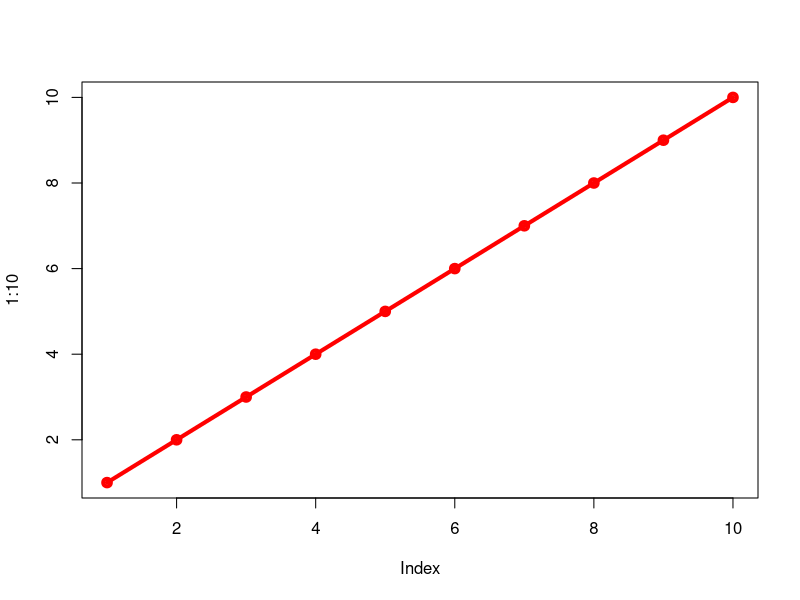
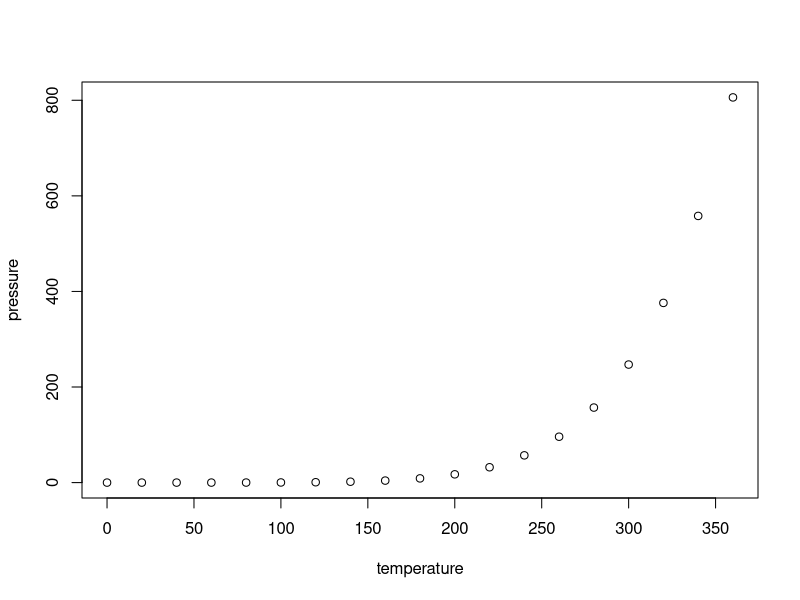

These charts were generated, in order, by the following R code:
## ---- chunk 1
knitr::opts_chunk$set(echo = TRUE)
## ---- chunk 2

## ---- chunk 3

## ---- chunk 4
plot(1:10, typ="o",col="red",lwd=4)
## ---- chunk 5
summary(cars)
## ---- chunk 6
plot(pressure)
